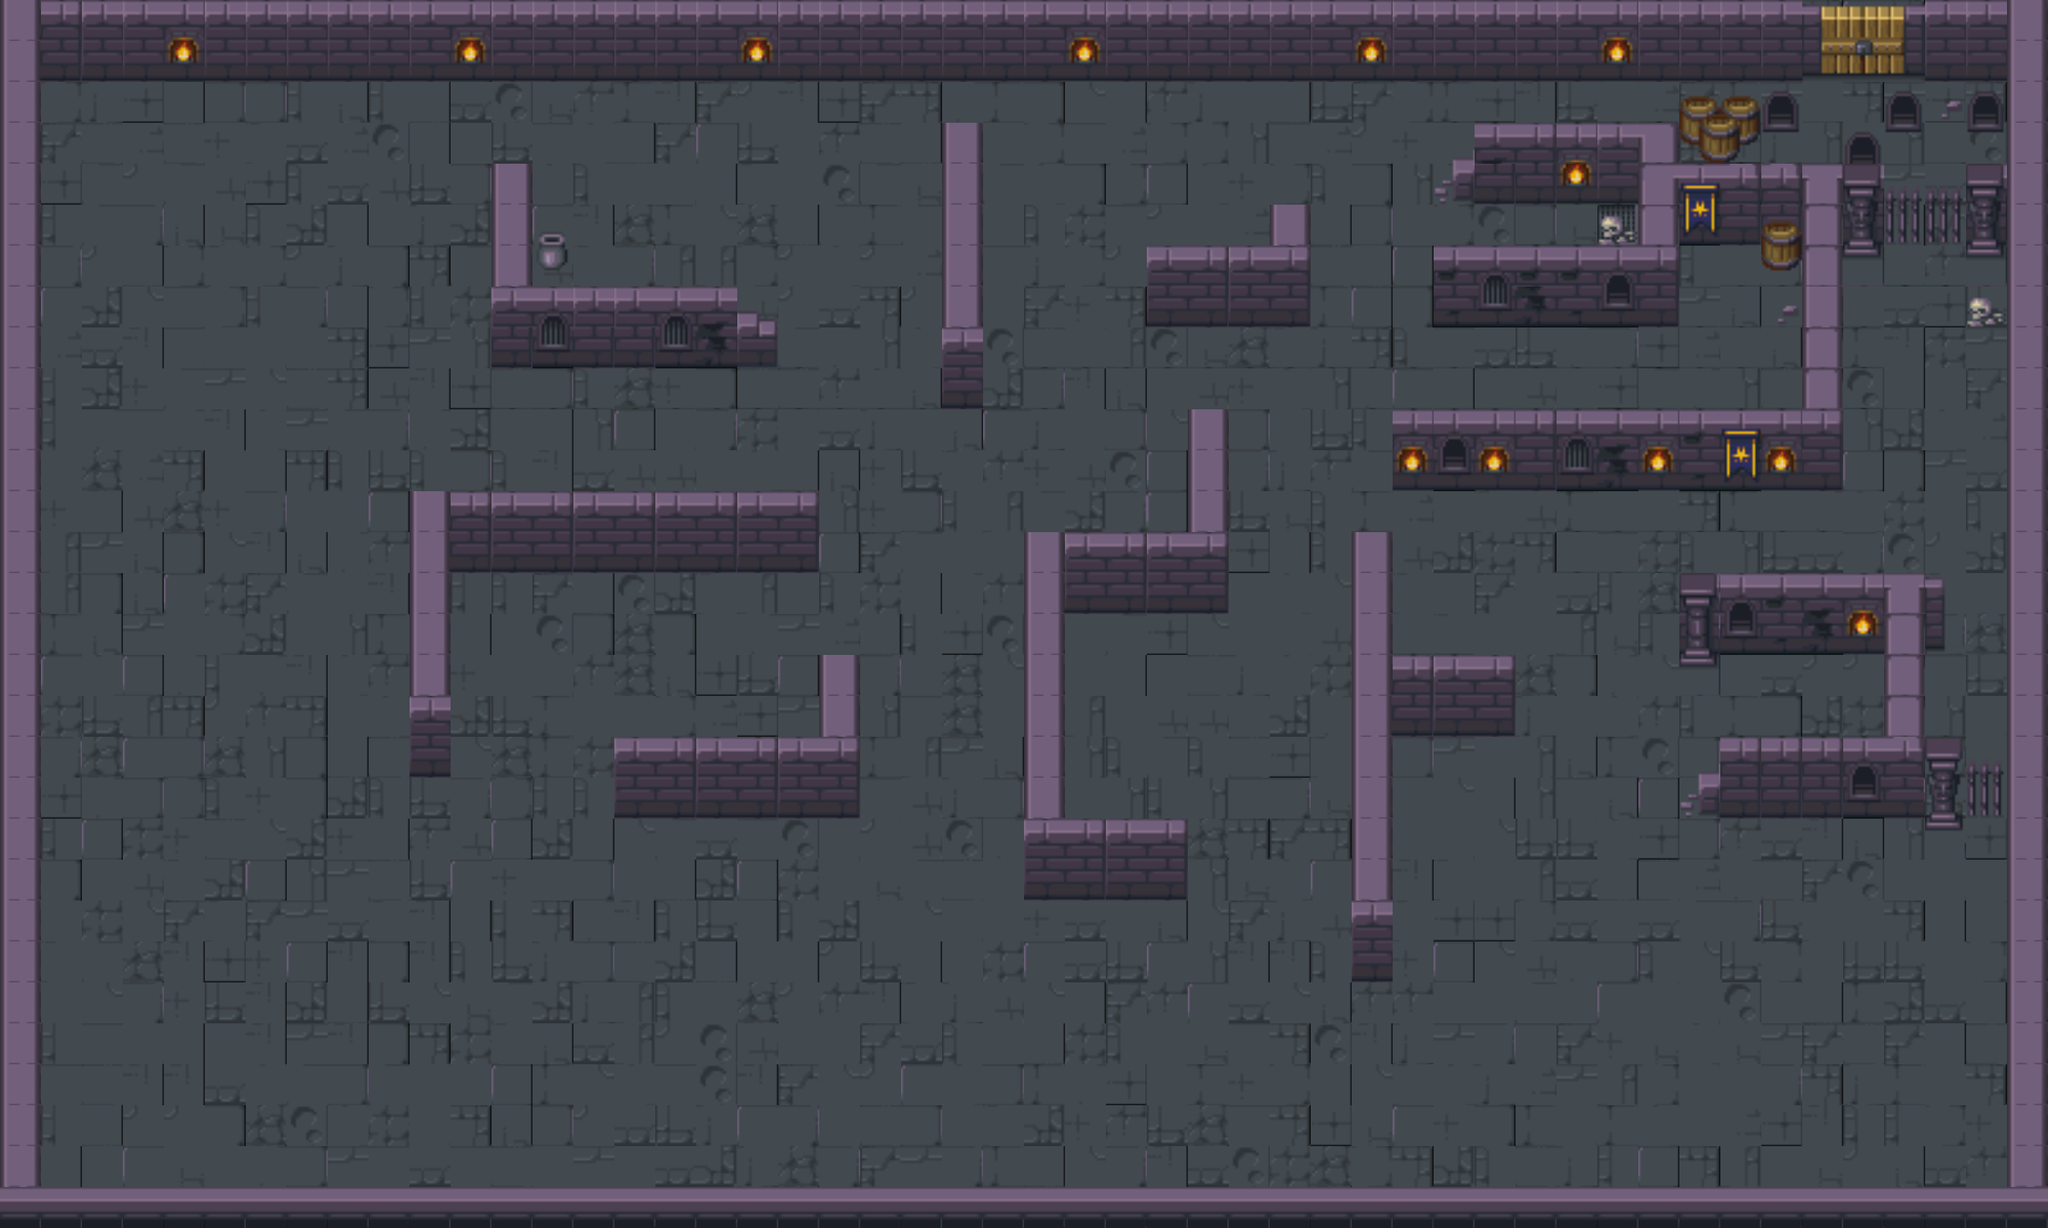

A 2D game scene composited from a Tiled map and its tileset images. What follows is a short description and the map's XML, with each tile layer's data collapsed to a summary:
An orthogonal 50x30 tile map with 64x64 px tiles, 3 tile layers (Tile Layer 1, wall, things) and 67 objects (36x wall, 20x mob, 7x health, player, shotgun, ...).

<map version="1.10" tiledversion="1.10.1" orientation="orthogonal" renderorder="right-down" width="50" height="30" tilewidth="64" tileheight="64" infinite="0" nextlayerid="6" nextobjectid="84">
 <tileset firstgid="1" source="../img/Dungeon tileset.tsx" />
 <layer id="1" name="Tile Layer 1" width="50" height="30">
  <data>[1500 cells, 1500 non-empty, 44 distinct tile ids]</data>
 </layer>
 <layer id="3" name="wall" width="50" height="30">
  <data>[1500 cells, 552 non-empty, 55 distinct tile ids]</data>
 </layer>
 <layer id="5" name="things" width="50" height="30">
  <data>[1500 cells, 86 non-empty, 22 distinct tile ids]</data>
 </layer>
 <objectgroup id="4" name="obstacle">
  <object id="1" name="wall" x="3" y="3" width="3193" height="34" />
  <object id="3" name="wall" x="3.5" y="1863" width="3193" height="34" />
  <object id="4" name="wall" x="1.333" y="6.667" width="62" height="1890" />
  <object id="6" name="wall" x="3133.24" y="6.394" width="62" height="1890" />
  <object id="10" name="player" x="419.133" y="292.183" width="27.2727" height="27.2727" />
  <object id="12" name="wall" x="770" y="254.667" width="60" height="217" />
  <object id="14" name="wall" x="770.09" y="449.293" width="380.333" height="22.3333" />
  <object id="15" name="mob" x="1028.03" y="172.03" width="27.2727" height="27.2727" />
  <object id="16" name="mob" x="930.7" y="240.697" width="27.2727" height="27.2727" />
  <object id="23" name="health" x="421.03" y="482.364" width="27.2727" height="27.2727" />
  <object id="24" name="shotgun" x="928.364" y="1012.36" width="27.2727" height="27.2727" />
  <object id="25" name="health" x="2643.94" y="416.667" width="27.2727" height="27.2727" />
  <object id="26" name="health" x="3031.82" y="207.576" width="27.2727" height="27.2727" />
  <object id="27" name="health" x="2962.12" y="219.697" width="27.2727" height="27.2727" />
  <object id="28" name="health" x="2873.45" y="176" width="27.2727" height="27.2727" />
  <object id="29" name="mob" x="2443.94" y="359.091" width="27.2727" height="27.2727" />
  <object id="30" name="mob" x="2725.76" y="477.273" width="27.2727" height="27.2727" />
  <object id="31" name="mob" x="2746.97" y="577.273" width="27.2727" height="27.2727" />
  <object id="32" name="mob" x="2604.55" y="534.848" width="27.2727" height="27.2727" />
  <object id="33" name="mob" x="2859.36" y="1075.27" width="27.2727" height="27.2727" />
  <object id="34" name="mob" x="2907.58" y="531.818" width="27.2727" height="27.2727" />
  <object id="35" name="mob" x="3062.12" y="456.061" width="27.2727" height="27.2727" />
  <object id="36" name="mob" x="2916.67" y="425.758" width="27.2727" height="27.2727" />
  <object id="37" name="mob" x="3068.18" y="674.242" width="27.2727" height="27.2727" />
  <object id="38" name="mob" x="2089.39" y="192.424" width="27.2727" height="27.2727" />
  <object id="39" name="health" x="3097.27" y="1153.91" width="27.2727" height="27.2727" />
  <object id="40" name="wall" x="2305.23" y="194.394" width="313.333" height="31.3333" />
  <object id="41" name="wall" x="2240.83" y="385.333" width="382.333" height="31.3333" />
  <object id="42" name="wall" x="2176.83" y="641.333" width="700.333" height="31.3333" />
  <object id="43" name="wall" x="2622.5" y="256.333" width="320.666" height="31.3333" />
  <object id="44" name="wall" x="2625.17" y="897.667" width="412.333" height="31.3333" />
  <object id="45" name="wall" x="2880.5" y="289.667" width="262.333" height="31.3333" />
  <object id="46" name="wall" x="2687.17" y="1155" width="376.666" height="31.3333" />
  <object id="47" name="wall" x="2562" y="198.5" width="60" height="217" />
  <object id="48" name="wall" x="2820" y="261.5" width="60" height="412" />
  <object id="49" name="wall" x="2946" y="920.5" width="60" height="246" />
  <object id="50" name="wall" x="3008.17" y="1184.33" width="125.666" height="38" />
  <object id="51" name="wall" x="1152.83" y="486.333" width="32.333" height="31.3333" />
  <object id="52" name="wall" x="1183.83" y="498.333" width="32.333" height="19.2916" />
  <object id="53" name="mob" x="2973.83" y="377.333" width="32.333" height="31.3333" />
  <object id="54" name="wall" x="3072.83" y="258.333" width="69.333" height="31.3333" />
  <object id="55" name="wall" x="2880.83" y="323" width="62.333" height="22.3333" />
  <object id="56" name="wall" x="3072.83" y="323.833" width="70.333" height="18" />
  <object id="58" name="health" x="2914.36" y="1031.36" width="27.2727" height="27.2727" />
  <object id="59" name="wall" x="2654.67" y="1207.33" width="33.666" height="31.3333" />
  <object id="60" name="uzi" x="2227.39" y="1175.21" width="27.2727" height="27.2727" />
  <object id="61" name="sniper" x="3041.36" y="1082.36" width="27.2727" height="27.2727" />
  <object id="62" name="wall" x="640.5" y="768" width="62" height="340.667" />
  <object id="63" name="wall" x="640.511" y="768" width="639.739" height="22.3333" />
  <object id="64" name="wall" x="960.167" y="1152.17" width="383.146" height="22.3333" />
  <object id="65" name="wall" x="1281.33" y="1024" width="62" height="150" />
  <object id="66" name="wall" x="1473.36" y="192.636" width="62" height="340.667" />
  <object id="67" name="wall" x="1985" y="320.167" width="62" height="87.667" />
  <object id="69" name="wall" x="1792.67" y="385.167" width="254.333" height="22.3333" />
  <object id="70" name="wall" x="1856.33" y="640" width="63" height="214" />
  <object id="71" name="wall" x="1600.35" y="832.583" width="63" height="470.582" />
  <object id="72" name="wall" x="1600.42" y="832.583" width="318.916" height="22.3333" />
  <object id="73" name="wall" x="1600.35" y="1280.83" width="256.071" height="22.3333" />
  <object id="74" name="wall" x="2112.5" y="832.333" width="63" height="598" />
  <object id="75" name="wall" x="2114.83" y="1024.83" width="253.333" height="22.3333" />
  <object id="76" name="mob" x="1150" y="953.03" width="27.2727" height="27.2727" />
  <object id="77" name="mob" x="843.939" y="1025.76" width="27.2727" height="27.2727" />
  <object id="78" name="mob" x="2228.79" y="1377.27" width="27.2727" height="27.2727" />
  <object id="79" name="mob" x="2362.12" y="1189.39" width="27.2727" height="27.2727" />
  <object id="80" name="mob" x="2195.45" y="889.394" width="27.2727" height="27.2727" />
  <object id="81" name="mob" x="1762.12" y="1046.97" width="27.2727" height="27.2727" />
  <object id="82" name="mob" x="1680.3" y="283.333" width="27.2727" height="27.2727" />
 </objectgroup>
</map>